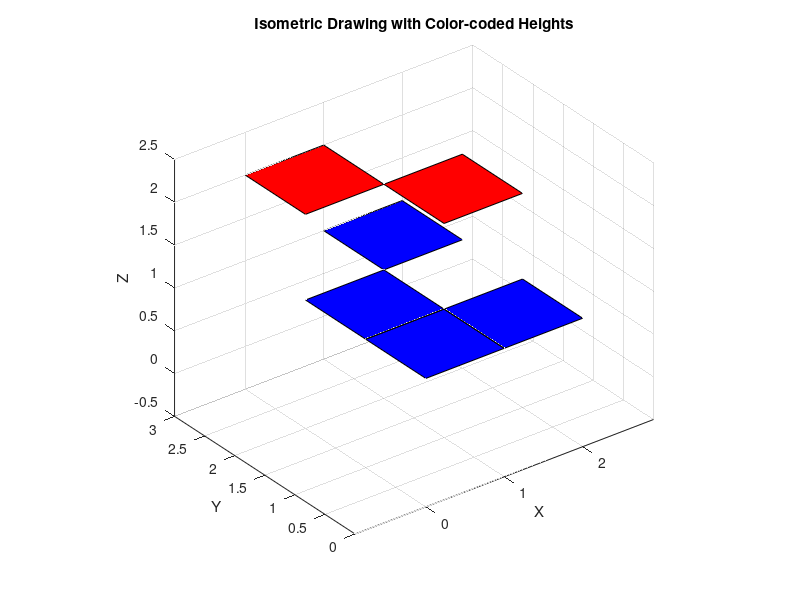

Write MATLAB code to recreate this figure.
% Define the cube heights from the given diagram 
heights = [1 1; 1 2; 2 1];  % Shape as per the grid

% Initialize the figure
figure;
hold on;
axis equal;
view(3);  % Set view to 3D
grid on;

% Function to create each cube
for i = 1:size(heights, 1)
    for j = 1:size(heights, 2)
        h = heights(i, j);  % Height of the current cube
        
        % Base coordinates of the cube
        x_base = [j-1, j, j, j-1];
        y_base = [i-1, i-1, i, i];
        z_base = [0, 0, 0, 0];
        
        % Top coordinates of the cube
        z_top = [h, h, h, h];
        
        % Select color based on the height of the cube
        if h == 2
            color = 'red';   % Red for height 2
        else
            color = 'blue';  % Blue for height 1
        end
        
        % Draw the vertical walls (sides of the cube)
        wall_x = [x_base; x_base];
        wall_y = [y_base; y_base];
        wall_z = [z_base; z_top];
        for k = 1:4
            patch(wall_x(:, k), wall_y(:, k), wall_z(:, k), color);
        end
        
        % Draw the top face
        patch(x_base, y_base, z_top, color);
    end
end

% Set axis labels
xlabel('X');
ylabel('Y');
zlabel('Z');
title('Isometric Drawing with Color-coded Heights');
hold off;